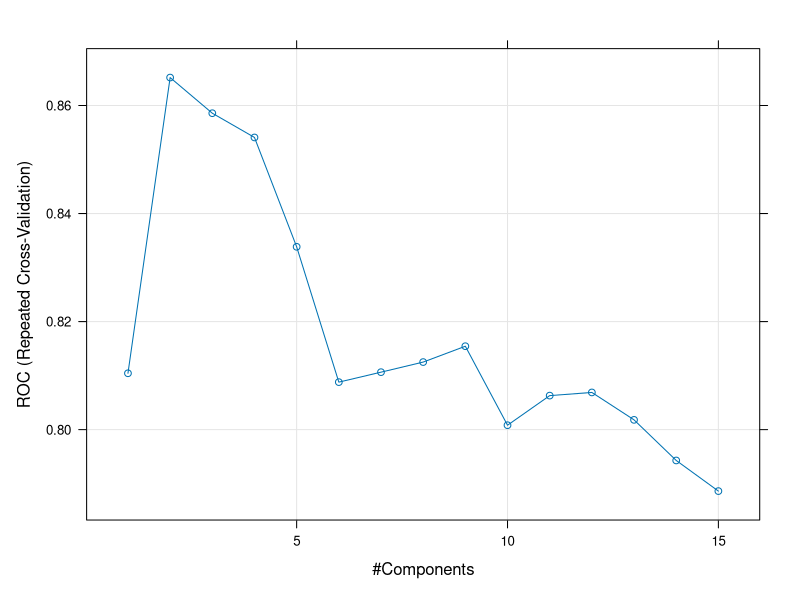

Write the R code that produced this figure.
library(caret)
library(mlbench)
library(pls)
library(pROC)
data(Sonar)
set.seed(107)
#caret::createDataPartition. Creates test / training partitons
#Sonar is 208 x 60. The dep variable is Sonar$Class values M = Metal, R = Rock
#returns 157 x 1 matrix. (Rows = .75 x 208 ~= 157). 
inTrain <- createDataPartition(y = Sonar$Class, p = .75,list = FALSE)
#Training M = 84, R = 73
training <- Sonar[ inTrain,]
#Testing M=27, R = 24
testing <- Sonar[-inTrain,]

#uses pls (partial least squares discriminant analysis)
#scales to mean 0, sd =1
#default is to tune the model over 3 values of each tuning parameter
#resampling uses simply bootstrap by default
#default performance is Kappa statistic; regression = R^2
plsFit <- train(Class ~ .,  data = training, method = "pls", 
                preProc = c("center", "scale"))

#tuneLength is an integer denoting the number of levels for each tuning
# parameter that should be generated. 

#repeatedcv is used tp specify repeated kfold cv. The argument repeats
#controls the number of repetitions. K is controlled by the number argument
#and this defaults to 10.

ctrl <- trainControl(method = "repeatedcv", repeats = 3)
plsFit <- train(Class ~ ., data = training, method = "pls", tuneLength = 15, 
                trControl = ctrl, preProc = c("center", "scale"))

#the summaryFunction is used to pass in a function, that takes the observed
#and predicated values and then estimates some measure of performance.
#twoClassSummary will compute measures specific to two-class problems
#such as the area under the ROC curve (the sensitivity and specificity)

#The ROC is based on the predicted class probabilities. These are not computed
#automatically.  Therefore another option is required: classProbs = TRUE

ctrl <- trainControl(method = "repeatedcv", repeats = 3, 
                     classProbs = TRUE, summaryFunction = twoClassSummary)

#since we are using custom performance measures, the criterion that must 
#be optimised should also be specified. The metric = ROC does this.

plsFit <- train(Class ~ .,data = training, method = "pls", tuneLength = 15, 
                trControl = ctrl, metric = "ROC", 
                preProc = c("center", "scale"))

plsFit 

plot(plsFit)

#this is used to predict
plsClasses <- predict(plsFit, newdata = testing)
#produces levels...R, M, M, R, M, R

#we can predict probabilities with the type = prob
plsProbs <- predict(plsFit, newdata = testing, type = "prob")

#we can produce a confusion matrix.....
confusionMatrix(data = plsClasses, testing$Class)
